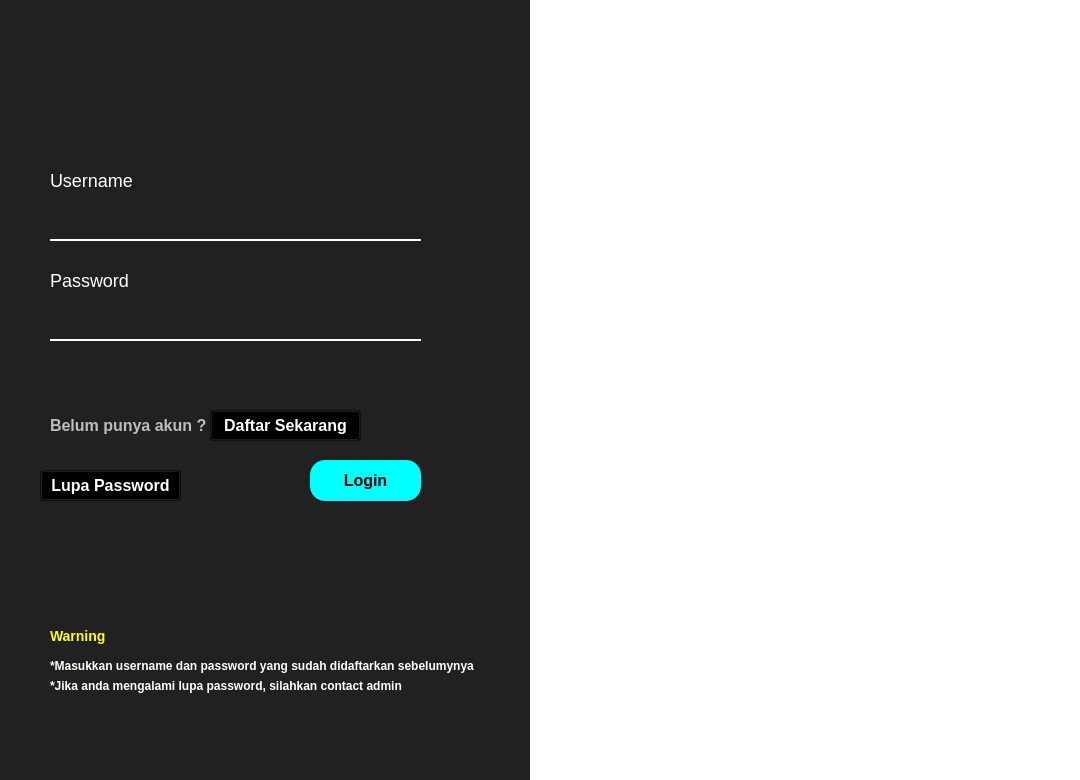
<?xml version="1.0" encoding="UTF-8"?>
<ui version="4.0">
 <class>Form_Login</class>
 <widget class="QMainWindow" name="Form_Login">
  <property name="geometry">
   <rect>
    <x>0</x>
    <y>0</y>
    <width>1080</width>
    <height>780</height>
   </rect>
  </property>
  <property name="windowTitle">
   <string>MainWindow</string>
  </property>
  <widget class="QWidget" name="centralwidget">
   <widget class="QLineEdit" name="input_username">
    <property name="geometry">
     <rect>
      <x>50</x>
      <y>200</y>
      <width>371</width>
      <height>41</height>
     </rect>
    </property>
    <property name="font">
     <font>
      <pointsize>-1</pointsize>
      <weight>62</weight>
      <bold>true</bold>
     </font>
    </property>
    <property name="styleSheet">
     <string notr="true">border: rgb(0,0,0);
border-bottom : 2px solid rgba(255,255,255);
background-color: transparent;
font-size: 18px;
font-weight: 500;
color: white;</string>
    </property>
   </widget>
   <widget class="QLabel" name="label_email">
    <property name="geometry">
     <rect>
      <x>50</x>
      <y>170</y>
      <width>101</width>
      <height>21</height>
     </rect>
    </property>
    <property name="font">
     <font>
      <pointsize>-1</pointsize>
     </font>
    </property>
    <property name="styleSheet">
     <string notr="true">font-size: 18px;
color : rgb(255,255,255)</string>
    </property>
    <property name="text">
     <string>Username</string>
    </property>
   </widget>
   <widget class="QLabel" name="label_password">
    <property name="geometry">
     <rect>
      <x>50</x>
      <y>270</y>
      <width>91</width>
      <height>21</height>
     </rect>
    </property>
    <property name="font">
     <font>
      <pointsize>-1</pointsize>
     </font>
    </property>
    <property name="styleSheet">
     <string notr="true">font-size: 18px;
color : rgb(255,255,255)</string>
    </property>
    <property name="text">
     <string>Password</string>
    </property>
   </widget>
   <widget class="QLineEdit" name="input_password">
    <property name="geometry">
     <rect>
      <x>50</x>
      <y>300</y>
      <width>371</width>
      <height>41</height>
     </rect>
    </property>
    <property name="font">
     <font>
      <pointsize>-1</pointsize>
      <weight>62</weight>
      <bold>true</bold>
     </font>
    </property>
    <property name="styleSheet">
     <string notr="true">border: rgb(0,0,0);
border-bottom : 2px solid rgba(255,255,255);
background-color: transparent;
font-size: 18px;
font-weight: 500;
color: white;</string>
    </property>
   </widget>
   <widget class="QPushButton" name="btn_login">
    <property name="geometry">
     <rect>
      <x>310</x>
      <y>460</y>
      <width>111</width>
      <height>41</height>
     </rect>
    </property>
    <property name="cursor">
     <cursorShape>PointingHandCursor</cursorShape>
    </property>
    <property name="styleSheet">
     <string notr="true">
background-color: rgb(0, 255, 255);
color: black;
font-size: 16px;
font-family: &quot;Poppins&quot;;
border-radius: 15px;
font-weight: 600;
</string>
    </property>
    <property name="text">
     <string>Login</string>
    </property>
   </widget>
   <widget class="QGraphicsView" name="graphicsView">
    <property name="geometry">
     <rect>
      <x>-5</x>
      <y>-9</y>
      <width>1091</width>
      <height>791</height>
     </rect>
    </property>
    <property name="styleSheet">
     <string notr="true">background-color: rgba(0, 0, 0,220);</string>
    </property>
   </widget>
   <widget class="QLabel" name="label_error">
    <property name="geometry">
     <rect>
      <x>50</x>
      <y>360</y>
      <width>371</width>
      <height>31</height>
     </rect>
    </property>
    <property name="styleSheet">
     <string notr="true">font-size: 18px;
font-weight: 500;</string>
    </property>
    <property name="text">
     <string/>
    </property>
   </widget>
   <widget class="QLabel" name="label">
    <property name="geometry">
     <rect>
      <x>50</x>
      <y>410</y>
      <width>211</width>
      <height>31</height>
     </rect>
    </property>
    <property name="font">
     <font>
      <pointsize>-1</pointsize>
      <weight>62</weight>
      <bold>true</bold>
     </font>
    </property>
    <property name="styleSheet">
     <string notr="true">font-size: 16px;
color: rgba(255,255,255,180);
font-weight : 500;</string>
    </property>
    <property name="text">
     <string>Belum punya akun ?</string>
    </property>
   </widget>
   <widget class="QPushButton" name="btn_register">
    <property name="geometry">
     <rect>
      <x>210</x>
      <y>410</y>
      <width>151</width>
      <height>31</height>
     </rect>
    </property>
    <property name="font">
     <font>
      <pointsize>-1</pointsize>
      <weight>75</weight>
      <bold>true</bold>
     </font>
    </property>
    <property name="cursor">
     <cursorShape>PointingHandCursor</cursorShape>
    </property>
    <property name="styleSheet">
     <string notr="true">background-color: transparent;
font-size: 16px;
font-weight: bold;
color: white;</string>
    </property>
    <property name="text">
     <string>Daftar Sekarang</string>
    </property>
   </widget>
   <widget class="QLabel" name="label_2">
    <property name="geometry">
     <rect>
      <x>50</x>
      <y>610</y>
      <width>121</width>
      <height>51</height>
     </rect>
    </property>
    <property name="font">
     <font>
      <pointsize>-1</pointsize>
      <weight>62</weight>
      <bold>true</bold>
     </font>
    </property>
    <property name="styleSheet">
     <string notr="true">font-size: 14px;
color: yellow;
font-weight : 500;</string>
    </property>
    <property name="text">
     <string>Warning</string>
    </property>
   </widget>
   <widget class="QLabel" name="label_3">
    <property name="geometry">
     <rect>
      <x>50</x>
      <y>650</y>
      <width>471</width>
      <height>31</height>
     </rect>
    </property>
    <property name="font">
     <font>
      <pointsize>-1</pointsize>
      <weight>62</weight>
      <bold>true</bold>
     </font>
    </property>
    <property name="styleSheet">
     <string notr="true">font-size: 12px;
color: white;
font-weight : 500;</string>
    </property>
    <property name="text">
     <string>*Masukkan username dan password yang sudah didaftarkan sebelumynya </string>
    </property>
   </widget>
   <widget class="QLabel" name="label_4">
    <property name="geometry">
     <rect>
      <x>50</x>
      <y>670</y>
      <width>471</width>
      <height>31</height>
     </rect>
    </property>
    <property name="font">
     <font>
      <pointsize>-1</pointsize>
      <weight>62</weight>
      <bold>true</bold>
     </font>
    </property>
    <property name="styleSheet">
     <string notr="true">font-size: 12px;
color: white;
font-weight : 500;</string>
    </property>
    <property name="text">
     <string>*Jika anda mengalami lupa password, silahkan contact admin</string>
    </property>
   </widget>
   <widget class="QGraphicsView" name="graphicsView_2">
    <property name="geometry">
     <rect>
      <x>530</x>
      <y>-330</y>
      <width>661</width>
      <height>1111</height>
     </rect>
    </property>
    <property name="styleSheet">
     <string notr="true">border: none;
background-image: url(:/loginscreen/img/bg-login.jpeg);</string>
    </property>
   </widget>
   <widget class="QWidget" name="widget" native="true">
    <property name="geometry">
     <rect>
      <x>20</x>
      <y>20</y>
      <width>141</width>
      <height>81</height>
     </rect>
    </property>
    <property name="styleSheet">
     <string notr="true">image: url(:/logo/img/logo.png);</string>
    </property>
   </widget>
   <widget class="QPushButton" name="btn_lupa_password">
    <property name="geometry">
     <rect>
      <x>40</x>
      <y>470</y>
      <width>141</width>
      <height>31</height>
     </rect>
    </property>
    <property name="font">
     <font>
      <pointsize>-1</pointsize>
      <weight>75</weight>
      <bold>true</bold>
     </font>
    </property>
    <property name="cursor">
     <cursorShape>PointingHandCursor</cursorShape>
    </property>
    <property name="styleSheet">
     <string notr="true">background-color: transparent;
font-size: 16px;
color: white;
font-weight: bold;</string>
    </property>
    <property name="text">
     <string>Lupa Password</string>
    </property>
   </widget>
   <zorder>graphicsView</zorder>
   <zorder>input_username</zorder>
   <zorder>label_email</zorder>
   <zorder>label_password</zorder>
   <zorder>input_password</zorder>
   <zorder>btn_login</zorder>
   <zorder>label_error</zorder>
   <zorder>label</zorder>
   <zorder>btn_register</zorder>
   <zorder>label_2</zorder>
   <zorder>label_3</zorder>
   <zorder>label_4</zorder>
   <zorder>graphicsView_2</zorder>
   <zorder>widget</zorder>
   <zorder>btn_lupa_password</zorder>
  </widget>
 </widget>
 <resources>
  <include location="../util/util.qrc"/>
 </resources>
 <connections/>
</ui>
